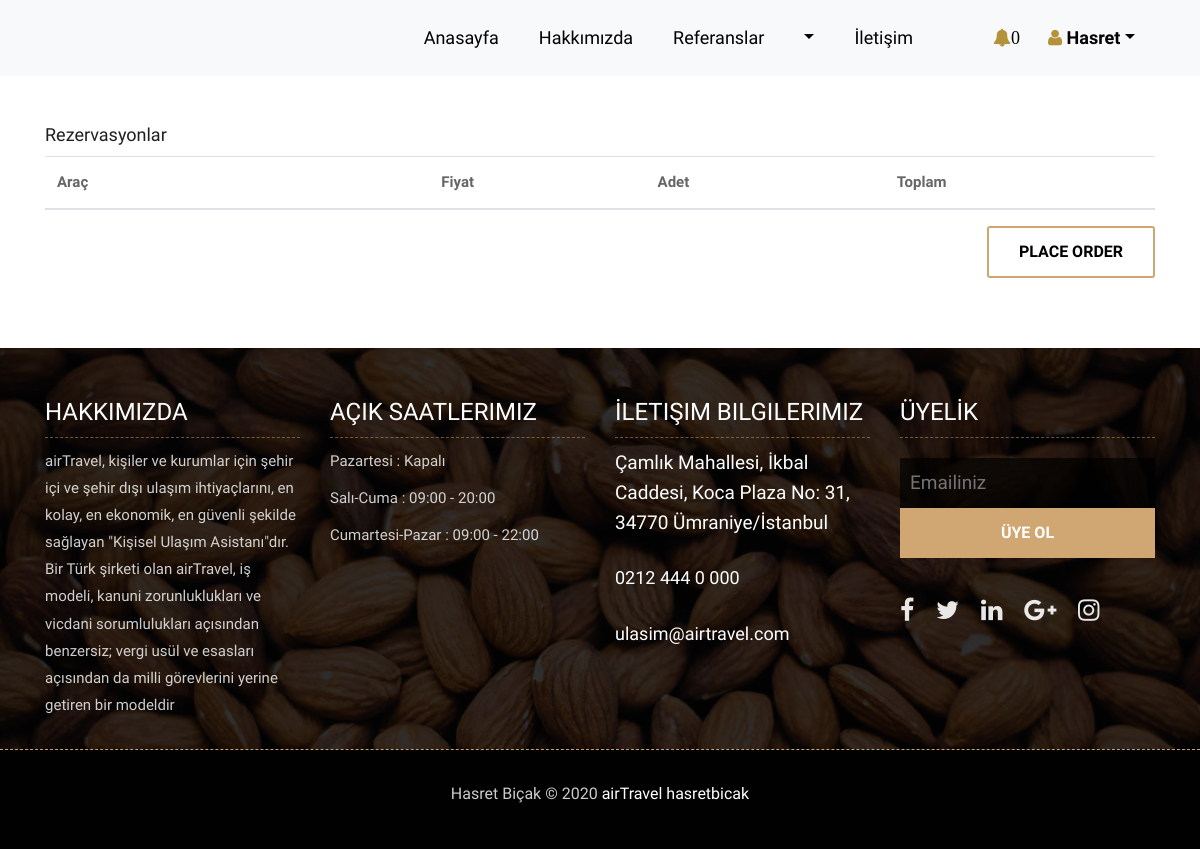
Page /shopcart/ (signed in) on the earlier database version.
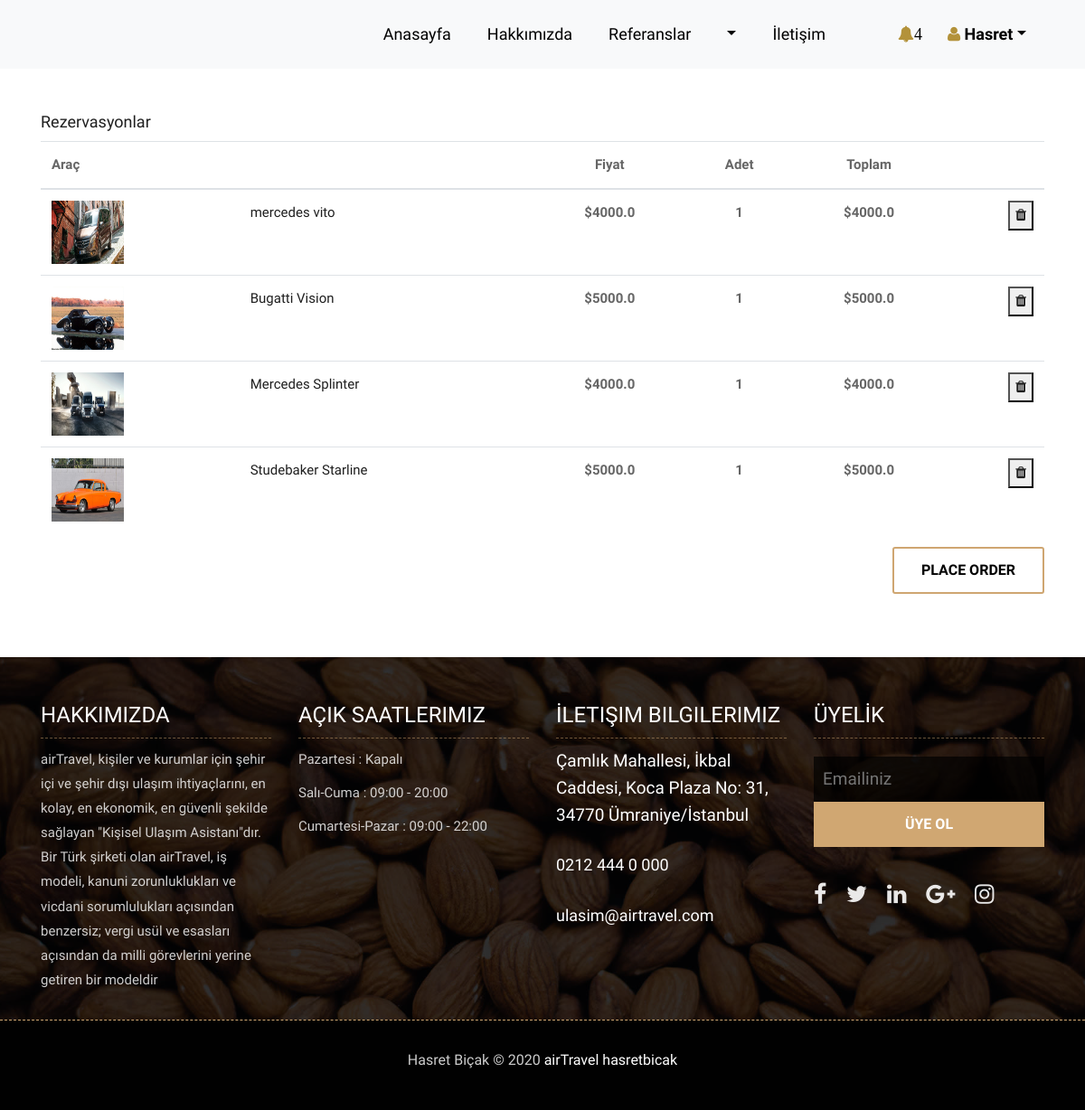
Same page on the later database version.
### order/models.py (models this page shows, shortened)
class ShopCart(models.Model):
    user = models.ForeignKey(User, on_delete=models.SET_NULL, null=True)
    product = models.ForeignKey(Product, on_delete=models.SET_NULL, null=True)
    quantity = models.IntegerField()
    @property
    def amount(self):
        return self.quantity*self.product.price

### product/models.py (models this page shows, shortened)
class Product(models.Model):
    STATUS = (
        ('True', 'Evet'),
        ('False', 'Hayır'),
    )
    category = models.ForeignKey(Category, on_delete=models.CASCADE)
    title = models.CharField(max_length=100)
    keywords = models.CharField(max_length=255)
    description = models.CharField(max_length=255)
    image = models.ImageField(blank=True, upload_to='images/')
    price = models.FloatField()
    amount = models.IntegerField()
    detail = RichTextUploadingField()
    slug = models.SlugField(null=False, unique=True)
    status = models.CharField(max_length=10, choices=STATUS)
    create_at = models.DateTimeField(auto_now_add=True)
    update_at = models.DateTimeField(auto_now=True)
    def __str__(self):
        return self.title
    def image_tag(self):
        return mark_safe('<img src="{}" height="50"/>'.format(self.image.url))
    image_tag.short_description = 'Image'

### order/views.py (the view)
# urls.py: path('shopcart/', orderviews.shopcart, name='shopcart'),
@login_required(login_url='/login')
def shopcart(request):
    category = Category.objects.all()
    current_user = request.user
    schopcart = ShopCart.objects.filter(user_id=current_user.id)
    request.session['cart_items'] = ShopCart.objects.filter(user_id=current_user.id).count()
    total = 0
    for rs in schopcart:
        total += rs.product.price * rs.quantity
    context = {'schopcart': schopcart,
               'category': category,
               'total': total,
    }
    return render(request, 'Shopcart_products.html', context)

### order/templates/Shopcart_products.html (shortened to what this page needs)
{% extends "homebase.html" %}
{% block content %}
<div class="stuff-box">
		<div class="container">
            <div class="row">
                <div class="col-md-12">
						<div class="order-summary clearfix">
							<br><br>
							<div class="section-title">
								<h3 class="title">Rezervasyonlar</h3>
							</div>
							<table class="shopping-cart-table table">
								<thead>
									<tr>
										<th>Araç</th>
										<th></th>
										<th class="text-center">Fiyat</th>
										<th class="text-center">Adet</th>
										<th class="text-center">Toplam</th>
										<th class="text-right"></th>
									</tr>
								</thead>
								<tbody>
                                {% for rs in schopcart %}
									<tr>
										<td class="thumb"><img src="{{rs.product.image.url}} " style="height:70px; width:80px;" alt=""></td>
										<td class="details">
											<a href="#">{{rs.product}}</a>
										</td>
										<td class="price text-center"><strong>${{ rs.product.price }}</strong><br></td>
                                        <td class="qty text-center"><strong>{{ rs.quantity }}</strong></td>
										<td class="total text-center"><strong class="primary-color">${{ rs.amount }}</strong></td>
										<td class="text-right"><button class="main-btn icon-btn"><a href="/order/deletefromcart/{{ rs.id }}" class="fa fa-trash"></a></button></td>
									</tr>
                                {% endfor %}
								</tbody>
							</table>
							<div class="pull-right">
								<a href="/order/orderproduct" class="btn btn-lg btn-circle btn-outline-new-white" style="color:black; ">Place Order</a>
							</div>
						</div>
					</div>
            </div>
        </div>
</div>
{% endblock %}

### home/templates/homebase.html (shortened to what this page needs)
<!DOCTYPE html>
<html lang="en">
<head>
    {% load static %}
    <link rel="stylesheet" href="{%  static 'css/bootstrap.min.css' %}">
    <link rel="stylesheet" href="{%  static 'css/style.css' %}">
    <link rel="stylesheet" href="{%  static 'css/responsive.css' %}">
    <link rel="stylesheet" href="{%  static 'css/custom.css' %}">
</head>
<body>
    {% include 'header.html' %}
    {% block content %}  {% endblock %}
    {% include 'footer.html' %}
</body>
</html>

### home/templates/header.html (shortened to what this page needs)
		    {% load static %}
<link rel="stylesheet" href="https://ajax.googleapis.com/ajax/libs/jqueryui/1.11.4/themes/smoothness/jquery-ui.css">
	<header class="top-navbar">
		<nav class="navbar navbar-expand-lg navbar-light bg-light">
			<div class="container">
				<div class="collapse navbar-collapse" id="navbars-rs-food">
{% load mptt_tags %}
				    <ul class="navbar-nav ml-auto">
					    <li class="nav-item"><a class="nav-link" href="/">Anasayfa</a></li>
						<li class="nav-item"><a class="nav-link" href="/hakkimizda">Hakkımızda</a></li>
						<li class="nav-item"><a class="nav-link" href="/referanslar">Referanslar</a></li>
					   {% recursetree category %}
                       <li class="nav-item dropdown">
						   <a class="nav-link dropdown-toggle" href="/category/{{ node.slug }}/{{ node.id }}" id="dropdown-a" {% if not node.is_leaf_node %}  data-toggle="dropdown" aria-expanded="true" {% endif %} >{{ node.title }}</a>
                       </li>
                      {% endrecursetree %}
						<li class="nav-item"><a class="nav-link" href="/iletisim">İletişim</a></li>
						<li class="nav-item"><a class="nav-link" href="">              </a></li>
						<li class="nav-item">
							<a class="nav-link" href="/shopcart/">
								<div class="header-btns-icon">
									<i class="fa fa-bell" style="color:#b3923a; height:20px; width:15px;"><span class="qty" style="color:black">{{request.session.cart_items}}</span></i>
								</div>
							</a>
						</li>
						<li class="nav-item dropdown" >
							{% if user.id is not None %}
							   <strong class="nav-link dropdown-toggle" role="button" data-toggle="dropdown" aria-expanded="true"><i class="fa fa-user" style="color:#b3923a"></i>          {{user.first_name}}</strong>
							{% else %}
							<a href="/login/" class="text-uppercase">Giriş</a> / <a href="/signup/" class="text-uppercase">Kayıt Ol</a>
							{% endif %}
						</li>
					</ul>
				</div>
			</div>
		</nav>
	</header>

### home/templates/footer.html (shortened to what this page needs)
	    {% load static %}
	<footer class="footer-area bg-f">
		<div class="container">
			<div class="row">
				<div class="col-lg-3 col-md-6">
					<h3>Hakkımızda</h3>
					<p>airTravel, kişiler ve kurumlar için şehir içi ve şehir dışı ulaşım ihtiyaçlarını, en kolay, en ekonomik, en güvenli şekilde sağlayan "Kişisel Ulaşım Asistanı"dır. Bir Türk şirketi olan airTravel, iş modeli, kanuni zorunluklukları ve vicdani sorumlulukları açısından benzersiz; vergi usül ve esasları açısından da milli görevlerini yerine getiren bir modeldir</p>
				</div>
				<div class="col-lg-3 col-md-6">
					<h3>Açık Saatlerimiz</h3>
					<p><span class="text-color">Pazartesi : </span>Kapalı</p>
					<p><span class="text-color">Salı-Cuma :</span> 09:00 - 20:00</p>
					<p><span class="text-color">Cumartesi-Pazar :</span> 09:00 - 22:00</p>
				</div>
				<div class="col-lg-3 col-md-6">
					<h3>İletişim Bilgilerimiz</h3>
					<p class="lead">Çamlık Mahallesi, İkbal Caddesi, Koca Plaza No: 31, 34770 Ümraniye/İstanbul</p>
					<p class="lead"><a href="#">0212 444 0 000</a></p>
					<p><a href="#"> ulasim@airtravel.com</a></p>
				</div>
				<div class="col-lg-3 col-md-6">
					<h3>ÜYELİK</h3>
					<div class="subscribe_form">
						<form class="subscribe_form">
							<input name="EMAIL" id="subs-email" class="form_input" placeholder="Emailiniz" type="email">
							<a href="/signup/" ><button type="submit"   class="submit">ÜYE OL</button></a>
						</form>
					</div>
					<ul class="list-inline f-social">
						<li class="list-inline-item"><a href="#"><i class="fa fa-facebook" aria-hidden="true"></i></a></li>
						<li class="list-inline-item"><a href="#"><i class="fa fa-twitter" aria-hidden="true"></i></a></li>
						<li class="list-inline-item"><a href="#"><i class="fa fa-linkedin" aria-hidden="true"></i></a></li>
						<li class="list-inline-item"><a href="#"><i class="fa fa-google-plus" aria-hidden="true"></i></a></li>
						<li class="list-inline-item"><a href="#"><i class="fa fa-instagram" aria-hidden="true"></i></a></li>
					</ul>
				</div>
			</div>
		</div>
		<div class="copyright">
			<div class="container">
				<div class="row">
					<div class="col-lg-12">
						<p class="company-name">Hasret Biçak &copy; 2020 <a href="#">airTravel</a>
					<a href="#">hasretbicak</a></p>
					</div>
				</div>
			</div>
		</div>
	</footer>
</body>
</html>

### home/static/css/style.css (style rules this page uses)
body { color: #666666; font-size: 15px; font-family: 'Athiti', sans-serif; line-height: 1.80857; }
a { color: #1f1f1f; text-decoration: none !important; outline: none !important; -webkit-transition: all .3s ease-in-out; -moz-transition: all .3s ease-in-out; -ms-transition: all .3s ease-in-out; -o-transition: all .3s ease-in-out; transition: all .3s ease-in-out; }
h1, h2, h3, h4, h5, h6 { letter-spacing: 0; font-weight: normal; position: relative; padding: 0 0 10px 0; font-weight: normal; line-height: 120% !important; color: #1f1f1f; margin: 0 }
h3 { font-size: 18px }
a { color: #1f1f1f; text-decoration: none; outline: none; }
a, .btn { text-decoration: none !important; outline: none !important; -webkit-transition: all .3s ease-in-out; -moz-transition: all .3s ease-in-out; -ms-transition: all .3s ease-in-out; -o-transition: all .3s ease-in-out; transition: all .3s ease-in-out; }
.lead { font-size: 18px; line-height: 30px; color: #767676; margin: 0; padding: 0; }
ul, li, ol { list-style: none; margin: 0px; padding: 0px; }
.top-navbar { position: relative; z-index: 10; }
.top-navbar .navbar { padding: 15px 0px; position: fixed; width: 100%; transition: height .3s ease-out, background .3s ease-out, box-shadow .3s ease-out; -webkit-transform: translate3d(0, 0, 0); transform: translate3d(0, 0, 0); z-index: 100; }
.top-navbar .navbar-light .navbar-nav .nav-link { color: #010101; font-size: 18px; padding: 0px 20px; border-radius: 4px; }
.btn { text-transform: uppercase; padding: 19px 36px; }
.btn { display: inline-block; font-weight: 600; text-align: center; white-space: nowrap; vertical-align: middle; -webkit-user-select: none; -moz-user-select: none; -ms-user-select: none; user-select: none; border: 2px solid transparent; padding: 12px 30px; font-size: 16px; line-height: 1.5; border-radius: .1875rem; transition: color .15s ease-in-out, background-color .15s ease-in-out, border-color .15s ease-in-out, box-shadow .15s ease-in-out; }
.btn-outline-new-white { color: #fff; background-color: transparent; background-image: none; border-color: #cfa671; }
.footer-area { padding-top: 50px; padding-bottom: 0px; }
.bg-f { background-image: url("../images/footer-bg.jpg"); background-attachment: scroll; background-clip: initial; background-color: rgba(0, 0, 0, 0); background-origin: initial; background-position: center center; background-repeat: no-repeat; background-size: cover; position: relative; }
.bg-f::before { background: #010101; content: ""; height: 100%; left: 0; position: absolute; top: 0; width: 100%; z-index: 1; opacity: 0.8; }
.footer-area .container { position: relative; z-index: 1; }
.footer-area h3 { color: #ffffff; text-transform: uppercase; font-size: 24px; border-bottom: 1px dashed rgba(207, 166, 113, 0.5); margin-bottom: 10px; }
.footer-area p { font-size: 15px; color: rgba(255, 255, 255, 0.8); margin: 0; padding-bottom: 10px; }
.footer-area p.lead { font-size: 19px; color: #ffffff; margin-bottom: 15px; }
.footer-area p.lead a { color: #ffffff; margin-bottom: 15px; }
.footer-area p a { font-size: 18px; color: #ffffff; }
.subscribe_form { display: block; text-align: center; padding: 5px 0; }
.subscribe_form .form_input { display: block; background-color: rgba(0,0,0,0.7); color: #fff; border: none; font-size: 19px; line-height: 50px; padding: 0 10px; float: left; width: 100%; transition: all 0.5s ease-in-out; }
.subscribe_form .submit { background-color: #d0a772; color: #fff; font-size: 16px; font-weight: 600; line-height: 50px; display: inline-block; padding: 0 10px; float: left; width: 100%; border: none; cursor: pointer; transition: all 0.5s ease-in-out; }
.f-social { padding-bottom: 10px; margin: 0px; margin-top: 20px; }
.f-social li a { font-size: 25px; color: rgba(255, 255, 255, 0.9); margin-right: 10px; }
.copyright { margin-top: 20px; position: relative; display: block; background-color: #010101; border-top: 1px dashed rgba(207, 166, 113); padding: 30px 0; z-index: 1; }
.copyright .company-name { font-size: 16px; text-align: center; }
.copyright .company-name a { font-size: 16px; }
.stuff-box { padding: 70px 0px; }

Differences in the rows shown:
added ShopCart: product.image (picture), product "mercedes vito", product.price "4000.0", quantity "1", amount "4000.0"
added ShopCart: product.image (picture), product "Bugatti Vision", product.price "5000.0", quantity "1", amount "5000.0"
added ShopCart: product.image (picture), product "Mercedes Splinter", product.price "4000.0", quantity "1", amount "4000.0"
added ShopCart: product.image (picture), product "Studebaker Starline", product.price "5000.0", quantity "1", amount "5000.0"
Other differences:
{{ request.session.cart_items }}: "0" → "4"
